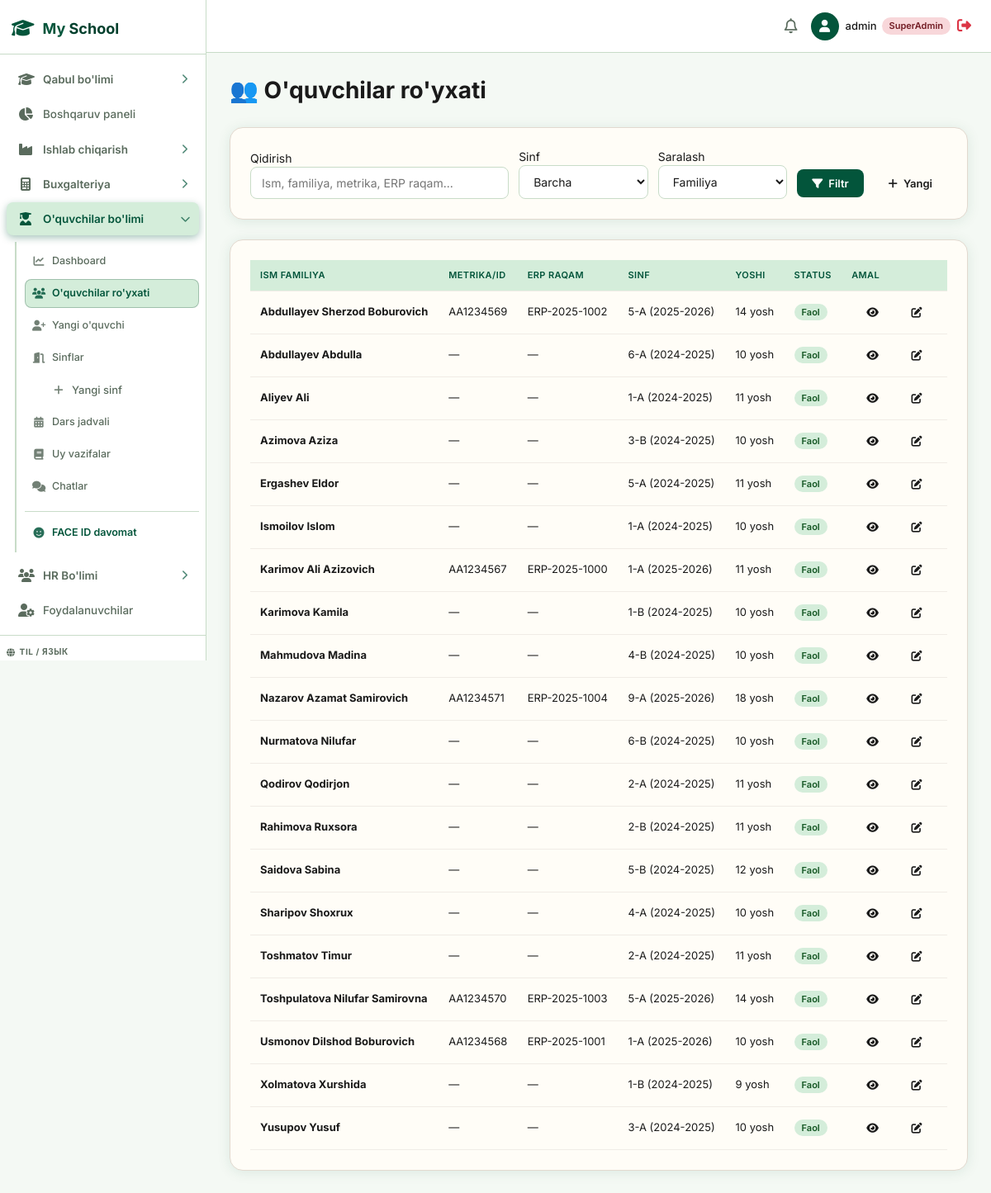
The app's page /students/list/ (signed in) with its own data.
### students/models.py (models this page shows, shortened)
class Student(models.Model):
    GENDER_CHOICES = [('M', "O'g'il"), ('F', 'Qiz')]
    first_name = models.CharField(max_length=100)
    last_name = models.CharField(max_length=100)
    middle_name = models.CharField(max_length=100, blank=True)
    gender = models.CharField(max_length=1, choices=GENDER_CHOICES)
    birth_date = models.DateField()
    passport_or_id = models.CharField(max_length=50, blank=True, help_text="Metrika yoki ID karta raqami")
    erp_number = models.CharField(max_length=50, blank=True, help_text="ERP maktab tizimidagi raqam")
    photo = models.ImageField(upload_to='students/photos/', null=True, blank=True)
    classroom = models.ForeignKey(Classroom, null=True, blank=True, on_delete=models.SET_NULL, related_name='students')
    parents = models.ManyToManyField(Parent, blank=True, related_name='children')
    address = models.TextField(blank=True)
    medical_notes = models.TextField(blank=True)
    is_active = models.BooleanField(default=True)
    enrolled_date = models.DateField(default=timezone.now)
    created_at = models.DateTimeField(auto_now_add=True)
    class Meta:
        ordering = ['last_name', 'first_name']
    @property
    def full_name(self):
        return f"{self.last_name} {self.first_name} {self.middle_name}".strip()
    @property
    def age(self):
        today = timezone.now().date()
        b = self.birth_date
        return today.year - b.year - ((today.month, today.day) < (b.month, b.day))

class Classroom(models.Model):
    name = models.CharField(max_length=100)  # e.g. "5-A"
    grade = models.ForeignKey(Grade, on_delete=models.PROTECT, related_name='classrooms')
    academic_year = models.ForeignKey(AcademicYear, on_delete=models.PROTECT, related_name='classrooms')
    homeroom_teacher = models.ForeignKey(User, null=True, blank=True, on_delete=models.SET_NULL, related_name='homeroom_classes')
    capacity = models.IntegerField(default=30)
    class Meta:
        ordering = ['grade__sort_order', 'name']
        unique_together = ['name', 'academic_year']
    def __str__(self):
        return f"{self.name} ({self.academic_year})"

### enrollment/models.py (models this page shows)
class AcademicYear(models.Model):
    name = models.CharField(max_length=50, unique=True)
    start_date = models.DateField()
    end_date = models.DateField()
    is_current = models.BooleanField(default=False)
    def __str__(self):
        return self.name

### students/views.py (the view, shortened to what this page needs)
# urls.py: path('list/', views.student_list, name='students_list'),
@login_required
@students_required
def student_list(request):
    classroom_filter = request.GET.get('classroom')
    search = request.GET.get('search', '')
    sort_by = request.GET.get('sort_by', 'last_name')
    students = Student.objects.select_related('classroom').all()
    if classroom_filter:
        students = students.filter(classroom_id=classroom_filter)
    students = students.order_by(sort_by)
    paginator = Paginator(students, 25)
    page_number = request.GET.get('page', 1)
    page_obj = paginator.get_page(page_number)
    classrooms = Classroom.objects.all()
    context = {
        'page_obj': page_obj,
        'classrooms': classrooms,
        'classroom_filter': classroom_filter,
        'search': search,
        'sort_by': sort_by,
        'page_title': 'O\'quvchilar ro\'yxati',
    }
    return render(request, 'students/student_list.html', context)

### students/views.py (called while the page is built)
def _is_students_staff(user):
    if user.is_superuser:
        return True
    return user.groups.filter(name__in=['students_agent', 'students_manager', 'enrollment_agent', 'enrollment_manager']).exists()

### templates/students/student_list.html (shortened to what this page needs)
{% extends 'base.html' %}
{% block content %}
<h1 style="font-size:28px;margin-bottom:24px;">👥 O'quvchilar ro'yxati</h1>
<div class="card" style="background:#fffdf7;border:1px solid #e2d9cf;border-radius:16px;padding:24px;margin-bottom:24px;">
  <form method="get" style="display:grid;grid-template-columns:2fr 1fr 1fr auto;gap:12px;align-items:end;">
    <div>
      <label>Qidirish</label>
      <input type="text" name="search" value="{{ search }}" class="form-control" placeholder="Ism, familiya, metrika, ERP raqam...">
    </div>
    <div>
      <label>Sinf</label>
      <select name="classroom" class="form-control">
        <option value="">Barcha</option>
      </select>
    </div>
    <div>
      <label>Saralash</label>
      <select name="sort_by" class="form-control">
        <option value="last_name" {% if sort_by == 'last_name' %}selected{% endif %}>Familiya</option>
      </select>
    </div>
    <div>
      <button type="submit" class="btn btn-primary"><i class="fa-solid fa-filter"></i> Filtr</button>
      <a href="{% url 'students_create' %}" class="btn btn-success" style="margin-left:8px;"><i class="fa-solid fa-plus"></i> Yangi</a>
    </div>
  </form>
</div>
<div class="card" style="background:#fffdf7;border:1px solid #e2d9cf;border-radius:16px;padding:24px;">
  <table class="data-table" style="width:100%;">
    <thead>
      <tr>
        <th>Ism Familiya</th>
        <th>Metrika/ID</th>
        <th>ERP raqam</th>
        <th>Sinf</th>
        <th>Yoshi</th>
        <th>Status</th>
        <th>Amal</th>
      </tr>
    </thead>
    <tbody>
      {% for student in page_obj %}
      <tr>
        <td><a href="{% url 'students_detail' student.pk %}"><strong>{{ student.full_name }}</strong></a></td>
        <td>{{ student.passport_or_id|default:"—" }}</td>
        <td>{{ student.erp_number|default:"—" }}</td>
        <td>{{ student.classroom|default:"—" }}</td>
        <td>{{ student.age }} yosh</td>
        <td>
          {% if student.is_active %}
          <span class="badge badge-success">Faol</span>
          {% else %}
          <span class="badge badge-secondary">Nofaol</span>
          {% endif %}
        </td>
        <td>
          <a href="{% url 'students_detail' student.pk %}" class="btn btn-sm"><i class="fa-solid fa-eye"></i></a>
          <a href="{% url 'students_edit' student.pk %}" class="btn btn-sm"><i class="fa-solid fa-edit"></i></a>
        </td>
      </tr>
      {% empty %}
      <tr><td colspan="7" style="text-align:center;color:#888;">O'quvchilar topilmadi.</td></tr>
      {% endfor %}
    </tbody>
  </table>
</div>
{% endblock %}

### templates/base.html (shortened to what this page needs)
{% load static %}
<!DOCTYPE html>
<html lang="uz">
<head>
    <link rel="stylesheet" href="https://cdnjs.cloudflare.com/ajax/libs/font-awesome/6.4.0/css/all.min.css">
    <link rel="stylesheet" href="{% static 'css/style.css' %}?v=5">
</head>
<body>
    <div class="app-container">
        <aside class="sidebar" id="appSidebar">
            <div class="sidebar-header">
                <div class="logo-icon"><i class="fa-solid fa-graduation-cap"></i></div>
                <h2>My <span class="highlight">School</span></h2>
            </div>
            <ul class="nav-links">
                {% if is_superadmin or is_enrollment or is_callcentre %}
                <li class="nav-group">
                    <div class="nav-group__head {% if '/enrollment/' in request.path %}active{% endif %}" onclick="toggleSubMenu(this)">
                        <span style="display:flex;align-items:center;gap:12px;">
                            <i class="fa-solid fa-graduation-cap icon-left"></i>
                            <span>Qabul bo'limi</span>
                        </span>
                        <i class="fa-solid fa-chevron-right arrow"></i>
                    </div>
                </li>
                {% endif %}
                {% if is_superadmin %}
                <li>
                    <a href="/" class="{% if request.path == '/' %}active{% endif %}">
                        <i class="fa-solid fa-chart-pie"></i>
                        <span>Boshqaruv paneli</span>
                    </a>
                </li>
                <li class="nav-group">
                    <div class="nav-group__head {% if '/production/' in request.path %}active{% endif %}" onclick="toggleSubMenu(this)">
                        <span style="display:flex;align-items:center;gap:12px;">
                            <i class="fa-solid fa-industry icon-left"></i>
                            <span>Ishlab chiqarish</span>
                        </span>
                        <i class="fa-solid fa-chevron-right arrow"></i>
                    </div>
                </li>
                <li class="nav-group">
                    <div class="nav-group__head {% if '/accounting/' in request.path %}active{% endif %}" onclick="toggleSubMenu(this)">
                        <span style="display:flex;align-items:center;gap:12px;">
                            <i class="fa-solid fa-calculator icon-left"></i>
                            <span>Buxgalteriya</span>
                        </span>
                        <i class="fa-solid fa-chevron-right arrow"></i>
                    </div>
                </li>
                <li class="nav-group">
                    <div class="nav-group__head {% if '/students/' in request.path %}active{% endif %}" onclick="toggleSubMenu(this)">
                        <span style="display:flex;align-items:center;gap:12px;">
                            <i class="fa-solid fa-user-graduate icon-left"></i>
                            <span>O'quvchilar bo'limi</span>
                        </span>
                        <i class="fa-solid fa-chevron-right arrow"></i>
                    </div>
                    <ul class="nav-sub {% if '/students/' in request.path %}open{% endif %}">
                        <li><a href="/students/" class="{% if request.path == '/students/' %}active{% endif %}"><i class="fa-solid fa-chart-line"></i><span>Dashboard</span></a></li>
                        <li><a href="/students/list/" class="{% if '/students/list' in request.path %}active{% endif %}"><i class="fa-solid fa-users"></i><span>O'quvchilar ro'yxati</span></a></li>
                        <li><a href="/students/new/" class="{% if '/students/create' in request.path %}active{% endif %}"><i class="fa-solid fa-user-plus"></i><span>Yangi o'quvchi</span></a></li>
                        <li><a href="/students/classrooms/" class="{% if '/students/classrooms' in request.path %}active{% endif %}"><i class="fa-solid fa-door-open"></i><span>Sinflar</span></a></li>
                        <li><a href="/students/classrooms/new/" class="" style="padding-left:32px;font-size:13px;"><i class="fa-solid fa-plus"></i><span>Yangi sinf</span></a></li>
                        <li><a href="/students/schedule/" class="{% if '/students/schedule' in request.path %}active{% endif %}"><i class="fa-solid fa-calendar-days"></i><span>Dars jadvali</span></a></li>
                        <li><a href="/students/homework/" class="{% if '/students/homework/list' in request.path %}active{% endif %}"><i class="fa-solid fa-book"></i><span>Uy vazifalar</span></a></li>
                        <li><a href="/students/chat/" class="{% if '/students/chat/list' in request.path %}active{% endif %}"><i class="fa-solid fa-comments"></i><span>Chatlar</span></a></li>
                        <li style="margin-top:8px;padding-top:8px;border-top:1px solid var(--border);">
                            <a href="/faceid/students/" class="{% if '/faceid/students' in request.path %}active{% endif %}" style="color:var(--primary);font-weight:600;">
                                <i class="fa-solid fa-face-smile" style="color:var(--primary);"></i><span>FACE ID davomat</span>
                            </a>
                        </li>
                    </ul>
                </li>
                <li class="nav-group">
                    <div class="nav-group__head {% if '/hr/' in request.path %}active{% endif %}" onclick="toggleSubMenu(this)">
                        <span style="display:flex;align-items:center;gap:12px;">
                            <i class="fa-solid fa-users icon-left"></i>
                            <span>HR Bo'limi</span>
                        </span>
                        <i class="fa-solid fa-chevron-right arrow"></i>
                    </div>
                </li>
                <li>
                    <a href="/admin-users/" class="{% if '/admin-users/' in request.path %}active{% endif %}">
                        <i class="fa-solid fa-user-gear"></i>
                        <span>Foydalanuvchilar</span>
                    </a>
                </li>
                {% endif %}
            </ul>
            <div class="sidebar-footer">
                <div class="lang-label"><i class="fa-solid fa-globe"></i> <span>Til / Язык</span></div>
            </div>
        </aside>
        <main class="main-content">
            <header class="topbar">
                <div class="topbar-actions">
                    <button class="icon-btn"><i class="fa-regular fa-bell"></i></button>
                    <div class="user-profile">
                        <div class="avatar"><i class="fa-solid fa-user"></i></div>
                        <span class="user-name">
                            {{ request.user.username }}
                            {% if is_superadmin %}<span class="badge badge-danger" style="font-size:11px;">SuperAdmin</span>
                            {% elif user_branch %}<span class="badge badge-info" style="font-size:11px;">{{ user_branch.name }}</span>
                            {% elif request.user.groups.all.0 %}<span class="badge badge-warning" style="font-size:11px;">{{ request.user.groups.all.0.name }}</span>
                            {% endif %}
                        </span>
                        <a href="/logout/" style="color:#dc3545;font-size:17px;" title="Chiqish">
                            <i class="fa-solid fa-right-from-bracket"></i>
                        </a>
                    </div>
                </div>
            </header>
            <div class="content-wrapper">
                {% block content %}{% endblock %}
            </div>
        </main>
    </div>
</body>
</html>

### templates/base.html (style rules this page uses)
body { top: 0 !important; }

### records on screen
Student: full_name "Abdullayev Sherzod Boburovich", passport_or_id "AA1234569", erp_number "ERP-2025-1002", classroom "5-A (2025-2026)", age "14", is_active "Faol"
Student: full_name "Abdullayev Abdulla", passport_or_id "—", erp_number "—", classroom "6-A (2024-2025)", age "10", is_active "Faol"
Student: full_name "Aliyev Ali", passport_or_id "—", erp_number "—", classroom "1-A (2024-2025)", age "11", is_active "Faol"
Student: full_name "Azimova Aziza", passport_or_id "—", erp_number "—", classroom "3-B (2024-2025)", age "10", is_active "Faol"
Student: full_name "Ergashev Eldor", passport_or_id "—", erp_number "—", classroom "5-A (2024-2025)", age "11", is_active "Faol"
Student: full_name "Ismoilov Islom", passport_or_id "—", erp_number "—", classroom "1-A (2024-2025)", age "10", is_active "Faol"
Student: full_name "Karimov Ali Azizovich", passport_or_id "AA1234567", erp_number "ERP-2025-1000", classroom "1-A (2025-2026)", age "11", is_active "Faol"
Student: full_name "Karimova Kamila", passport_or_id "—", erp_number "—", classroom "1-B (2024-2025)", age "10", is_active "Faol"
Student: full_name "Mahmudova Madina", passport_or_id "—", erp_number "—", classroom "4-B (2024-2025)", age "10", is_active "Faol"
Student: full_name "Nazarov Azamat Samirovich", passport_or_id "AA1234571", erp_number "ERP-2025-1004", classroom "9-A (2025-2026)", age "18", is_active "Faol"
Student: full_name "Nurmatova Nilufar", passport_or_id "—", erp_number "—", classroom "6-B (2024-2025)", age "10", is_active "Faol"
Student: full_name "Qodirov Qodirjon", passport_or_id "—", erp_number "—", classroom "2-A (2024-2025)", age "11", is_active "Faol"
Student: full_name "Rahimova Ruxsora", passport_or_id "—", erp_number "—", classroom "2-B (2024-2025)", age "11", is_active "Faol"
Student: full_name "Saidova Sabina", passport_or_id "—", erp_number "—", classroom "5-B (2024-2025)", age "12", is_active "Faol"
Student: full_name "Sharipov Shoxrux", passport_or_id "—", erp_number "—", classroom "4-A (2024-2025)", age "10", is_active "Faol"
Student: full_name "Toshmatov Timur", passport_or_id "—", erp_number "—", classroom "2-A (2024-2025)", age "11", is_active "Faol"
Student: full_name "Toshpulatova Nilufar Samirovna", passport_or_id "AA1234570", erp_number "ERP-2025-1003", classroom "5-A (2025-2026)", age "14", is_active "Faol"
Student: full_name "Usmonov Dilshod Boburovich", passport_or_id "AA1234568", erp_number "ERP-2025-1001", classroom "1-A (2025-2026)", age "10", is_active "Faol"
Student: full_name "Xolmatova Xurshida", passport_or_id "—", erp_number "—", classroom "1-B (2024-2025)", age "9", is_active "Faol"
Student: full_name "Yusupov Yusuf", passport_or_id "—", erp_number "—", classroom "3-A (2024-2025)", age "10", is_active "Faol"

### other values on screen
{{ request.user.username }} "admin"
